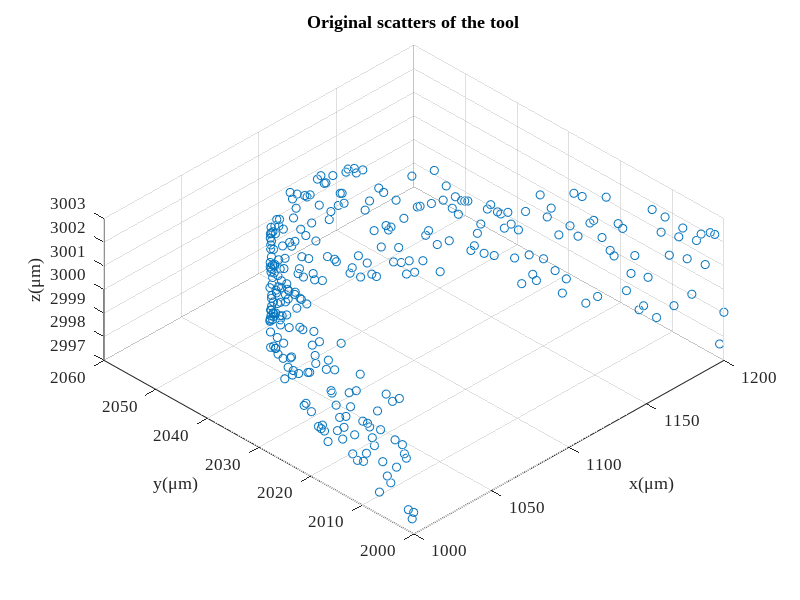

Write the MATLAB code that produced this figure. (Note: this script raises an error after producing the figure.)
% 给定刀具波纹度拟合曲线和已加工曲面拟合曲线，给定残高，求各个刀位点的切宽
% 方案：先求切宽和残高的定量关系；然后考虑如何移动各个刀位点，微调来获得所要求的残高
if true
    close all;
    clear; clc;
    addpath(genpath('funcs'));
    
    % global variables
    % global textFontSize textFontType unit fitMethod paramMethod;
    workspaceDir = 'workspace/20220925-contrast/nagayama_concentric';
    FitMethod = 'Levenberg-Marquardt';
    ParamMethod = 'centripetal';
    unit = '\mum';
    textFontSize = 12;
    textFontType = 'Times New Roman';
end

%% simulation initialization
debug = 3;
switch debug
    case 2 % 2D tool profile simulation
        cx0 = 0*1000; % unit: mu m
        cy0 = 0*1000; % unit: mu m
        r0 = 0.1*1000; % unit: mu m
        noise = 0.03;
        zNoise = 0.01;
        theta = linspace(0,2*pi/3,200);
        r = r0*(1 - noise + 2*noise*rand(1,length(theta)));
        toolOri(1,:) = r.*cos(theta) + cx0;
        toolOri(2,:) = r.*sin(theta) + cy0;
        toolOri(3,:) = zeros(1,length(theta));
        rmse0 = sqrt(...
                    sum(...
                        ((toolOri(1,:) - cx0).^2 + (toolOri(2,:) - cy0).^2 - r0^2).^2) ...
                /length(theta));
        clear theta r;
    case 3 % 3D tool profile simulation
        cx0 = 1*1000; % unit:mu m
        cy0 = 2*1000; % unit:mu m
        cz0 = 3*1000; % unit:mu m
        r0 = 0.1*1000; % unit:mu m
        openAng = pi/3; % unit: rad
        edgePV = 200; % low-frequency error
        k = -edgePV/openAng;
        noise = r0*5e-3; % mid-frequency error
        zNoise = r0*0.05; % data pre-processing error
        theta = linspace(0,openAng,300);
        r = r0 + edgePV/2 + k*theta + (noise*rand(1,length(theta)) - 0.5*noise);
        toolOri(1,:) = cx0 + r.*cos(theta);
        toolOri(2,:) = cy0 + r.*sin(theta);
        toolOri(3,:) = cz0 + (zNoise*rand(1,length(theta)) - 0.5*zNoise);
        rmse0 = sqrt( ...
            sum((toolOri - ndgrid([cx0;cy0;cz0],1:length(theta)).^2),2) ...
            /length(theta));
        clear theta r;
    otherwise
        toolInput = inputdlg({'Tool fitting method','Tool parameterization method', ...
            'Unit','Font type in figure','Font size in figure'}, ...
            'Tool Processing Input', ...
            [1 20; 1 20; 1 20; 1 20; 1 20], ...
            {'Levenberg-Marquardt','centripetal','\mu m','Times New Roman','14'}, ...
            'WindowStyle');
        FitMethod = toolInput{1};
        ParamMethod = toolInput{2};
        unit = toolInput{3};
        textFontType = toolInput{4};
        textFontSize = str2double(toolInput{5});
        % tool measurement file loading
        [fileName,dirName] = uigetfile({ ...
            '*.mat','MAT-files(*.mat)'; ...
            '*.txt','text-files(*.txt)'; ...
            '*.*','all files(*.*)'...
            }, ...
            'Select one tool tip measurement data', ...
            'Tool\', ...
            'MultiSelect','off');
        pathName = fullfile(dirName,fileName);
        dataOri = load(pathName); % load from file, n*2 matrix
        % data pre-processing
        toolOri = dataOri;
end

f1 = figure('Name','Original Scatters of the Tool');
% set(0,"Units","centimeters");
% winSize = get(0,"ScreenSize");
% set(gcf,"Units","centimeters");
% figSize = get(gcf,"Position");
% set(gcf,"Position",[(winSize(3) - figSize(3))/2,(winSize(4) - figSize(4))/2, ...
%     8.3,figSize(4)/figSize(3)*8.3]);
scatter3(toolOri(1,:),toolOri(2,:),toolOri(3,:));
hold on; grid on;
% axis equal;
set(gca,'FontSize',textFontSize,'FontName',textFontType);
xlabel(['x(',unit,')']);
ylabel(['y(',unit,')']);
zlabel(['z(',unit,')']);
title('Original scatters of the tool');
view(-45,60);
clear theta theta1 theta2;

%% 由(x,y)图获得刃口圆心半径以及波纹度函数
nCPts = size(toolOri,2);
[radius,openAngle,toolFit] = toolFit3D(toolOri,FitMethod);

% plot the fitting results
f2 = figure('Name','Tool Sharpness Fitting Result');
xLim = 1.1*max(toolFit(1,:));
quiver(-xLim,0,2*xLim,0,'AutoScale','off','Color',[0,0,0],'MaxHeadSize',0.1); % X axis
hold on;
text(0.9*xLim,-.05*radius,'x');
quiver(0,-0.2*radius,0,1.3*radius,'AutoScale','off','Color',[0,0,0],'MaxHeadSize',0.1); % Y axis
text(0.05*xLim,1.05*radius,'y');
plot(toolFit(1,:),toolFit(2,:),'Color',[0,0.45,0.74],'LineWidth',0.75); % tool edge scatters
theta = (pi/2 - openAngle/2):0.01:(pi/2 + openAngle/2);
xtmp = radius*cos(theta);
ytmp = radius*sin(theta);
plot(xtmp,ytmp,'Color',[0.85,0.33,0.10],'LineWidth',1,'LineStyle','--'); % tool edge circle
scatter(0,0,'MarkerFaceColor',[0.85,0.33,0.10],'MarkerEdgeColor',[0.85,0.33,0.10]); % tool edge center
quiver(0,0,0,0.5*radius,'AutoScale','off','Color',[0.93,0.69,0.13], ...
    'LineWidth',2.5,'MaxHeadSize',0.3); % tool edge normal
line([0,xtmp(1)],[0,ytmp(1)],'LineStyle','--','Color',[0.85,0.33,0.10]);
line([0,xtmp(end)],[0,ytmp(end)],'LineStyle','--','Color',[0.85,0.33,0.10]);
% xlim([-1.1*xLim,1.1*xLim]);
axis equal;
% set(gca,'TickLabelInterpreter','tex');
set(gca,'FontSize',textFontSize,'FontName',textFontType);
xlabel(['x(',unit,')']);
ylabel(['y(',unit,')']);
title('Tool fitting result');
legend('','','tool edge','tool fitting arc','tool center', ...
    'tool normal vector','Location','northeast');


%% 分离轮廓误差和波纹度误差
% Cartesian coordinate to cylindrical coordinate
toolTheta = atan2(toolFit(2,:),toolFit(1,:));
toolR = vecnorm(toolFit,2,1);

% plot the geometric error
figure('name','Tool Geometric Error');
t = tiledlayout(2,1);
nexttile;
plot(toolFit(1,:),toolFit(2,:),'Color',[0,0.45,0.74],'LineWidth',0.5); % tool edge scatters
hold on;
plot(xtmp,ytmp,'Color',[0.85,0.33,0.10],'LineWidth',1,'LineStyle','--'); % tool edge circle
xlabel(['x(',unit,')']);
ylabel(['y(',unit,')']);
title('Tool contour');
legend('tool edge','tool fitting arc','Location','northeast');

nexttile;
plot(toolTheta*180/pi - 90,toolR - radius); hold on;
set(gca,'FontSize',textFontSize,'FontName',textFontType);
xlim([-openAngle*180/pi/2,openAngle*180/pi/2]);
title('Tool geometric error');
ylabel({'polar diameter error',['(',unit,')']});
xlabel('central angle \theta(°)');
grid on;

title(t,'Tool Geometric Error');

% fft to filter different geometric error 



% plot the sharness and waviness, respectively
% nexttile;
% plot(toolTheta*180/pi,toolR); hold on;
% set(gca,'FontSize',textFontSize,'FontName',textFontType);
% title('Tool contour error');
% xlabel('central angle \theta(°)');
% ylabel({'polar diameter',['(',unit,')']});

% nexttile;
% plot(toolTheta*180/pi - 90,toolR - radius); hold on;
% set(gca,'FontSize',textFontSize,'FontName',textFontType);
% xlim([-openAngle*180/pi/2,openAngle*180/pi/2]);
% title('Tool waviness error');
% ylabel({'polar diameter error',['(',unit,')']});
% xlabel('central angle \theta(°)');
% grid on;

clear xtmp ytmp theta xLim; % 删除画图的临时变量

%% 车刀轮廓插值 two methods to interpolate
k = 3; % degree of the B-spline
u = 0:0.0002:1;
nPts = length(u);

toolFit = [zeros(1,nCPts);toolFit];
% B-spline interpolate in the polar coordinate
[toolEdgePt,toolBform] = bsplinePts_spapi(toolFit,k,u, ...
    'ParamMethod',ParamMethod,'CoordinateType','Cartesian'); 
toolCpts = toolBform.coefs;

% [toolCpts,U] = bSplineCpts(toolFit',k,'chord');
% toolDim = size(toolCpts,2);
% toolPt2 = zeros(nPts,toolDim);
% for i = 1:nPts
%     toolPt2(i,:) = bSplinePt(toolCpts,k,u(i),U);
% end
% toolPt2 = toolPt2';
% 
% plot the difference between the two
% figure('Name','Comparison between the self function and the Mathworks ons');
% tiledlayout(2,1,"TileSpacing","tight","Padding","tight");
% nexttile;
% plot(u',toolPt2(1,:) - toolPt(1,:)); hold on;
% ylabel('\Delta x');
% nexttile;
% plot(u',toolPt2(2,:) - toolPt(2,:)); hold on;
% ylabel('\Delta y');
% xlabel('u');

% plot the interpolation results
figure('Name','Tool Interpolation Results');
plot(toolFit(2,:),toolFit(3,:),'--.', ...
    'MarkerSize',8,'Color',[0,0.447,0.741]); hold on;
plot(toolCpts(2,:),toolCpts(3,:),'x','Color',[0.32,0.55,0.19],'MarkerSize',5);
plot(toolEdgePt(2,:),toolEdgePt(3,:),'Color',[0.635,0.078,0.184]);
axis equal
set(gca,'FontSize',textFontSize,'FontName',textFontType);
xlabel(['y(',unit,')']);
ylabel(['z(',unit,')']);
title('Tool interpolation results')
legend('Measured Pts','Control Pts','Fitting Pts','Location','best');

% h4 = axes('Position',[0.3,0,0.4,0.4]);
% plot(toolFit(2,:),toolFit(3,:),'--.', ...
%     'MarkerSize',8,'Color',[0,0.447,0.741]); hold on;
% plot(toolCpts(2,:),toolCpts(3,:),'x','Color',[0.32,0.55,0.19],'MarkerSize',5);
% plot(toolEdgePt(2,:),toolEdgePt(3,:),'Color',[0.635,0.078,0.184]);
% set(h4,'xtick',[],'xticklabel',[],'ytick',[],'yticklabel',[],'XColor','w','YColor','w');
% annotation('rectangle',[0.51+(l1MaxPrec-0.00025)/2/l1Prec(end),(l2MaxPrec-0.00025)/l2Prec(end),...
%     0.006/l1Prec(end),0.01/l2Prec(end)],'LineStyle','-','Color','w','LineWidth',1);


% plot the interpolation error
% figure('Name','Tool interpolation Error');

%% save the tool interpolation results
center = [0;0;0];
toolEdgeNorm = [0;0;1];
cutDirect = [1;0;0];
toolDirect = [0;1;0];
[toolFileName,toolDirName,toolFileType] = uiputfile({ ...
        '*.mat','MAT-file(*.mat)'; ...
        '*.txt','text-file(.txt)';...
        '*.*','all file(*.*)';...
        }, ...
        'Select the directory and filename to save the tool model', ...
        fullfile(workspaceDir,['toolTheo',datestr(now,'yyyymmddTHHMMSS'),'.mat']));
toolFile = fullfile(toolDirName,toolFileName);
switch toolFileType
    case 0 % no saving files
        msgfig = msgbox("No tool model saved","Warning","warn","modal");
        uiwait(msgfig);
    case 1 % *.mat
        Comments = cell2mat(inputdlg( ...
            'Enter Comment of the tool model:', ...
            'Saving Comments', ...
            [5 60], ...
            string(datestr(now))));
        save(toolFile,"Comments","unit","FitMethod","ParamMethod", ... % comments and notes
            "center","radius","openAngle", ... % tool fitting results
            "toolEdgeNorm","toolDirect","cutDirect","toolBform", ... % tool interpolation results
            "toolEdgePt","toolFit"); % auxiliary data
        % toolEdgePt, toolCpts, toolFit are useless in the following process at present
    otherwise
        msgfig = msgbox("File type error","Error","error","modal");
        uiwait(msgfig);
end

%%
% rmpath(genpath('funcs'));
